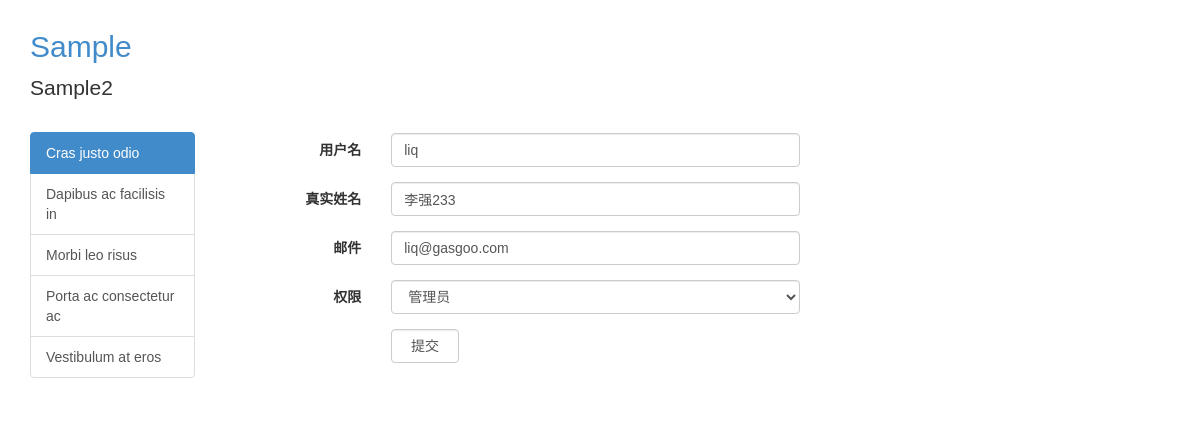
Page /auth/user/edit/2 on the earlier database version.
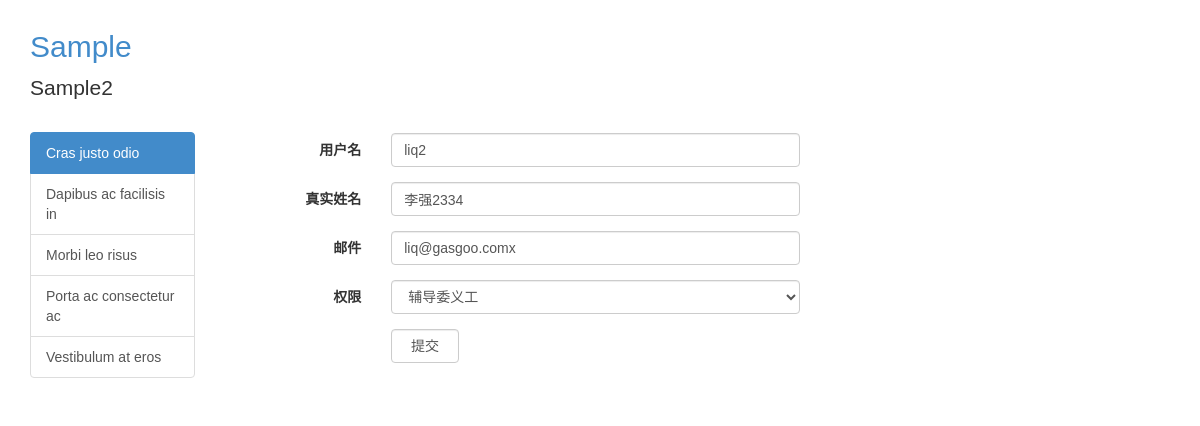
Same page on the later database version.
### putidms/models/user.py (models this page shows, shortened)
class User(UserMixin, db.Model):
    __tablename__ = 'users'
    id = db.Column(db.Integer, primary_key=True, autoincrement=True)
    username = db.Column(db.String(50), nullable=False, unique=True, index=True)
    _password_hash = db.Column('password', db.String(255), nullable=False, server_default=u'')
    realname = db.Column(db.String(255))
    email = db.Column(db.String(255), nullable=False)
    last_login_time = db.Column(db.DateTime, default=datetime.now)
    last_login_ip = db.Column(db.String(50), default='')
    login_count = db.Column(db.Integer, nullable=False, default=0)
    is_active = db.Column(db.Boolean, nullable=False, default=True)
    role_id = db.Column(db.Integer, db.ForeignKey('roles.id'))
    create_user = db.Column(db.Integer)
    create_time = db.Column(db.DateTime)
    update_user = db.Column(db.Integer)
    update_time = db.Column(db.DateTime, default=datetime.utcnow)
    is_delete = db.Column(db.Integer,default=0)
    @property
    def password(self):
        raise AttributeError('password is not a readable attribute.')
    @password.setter
    def password(self, password):
        self._password_hash = generate_password_hash(password)

### putidms/auth/views.py (the view)
@mod.route('/user/edit/<int:id>', methods=['GET', 'POST'])
def user_edit(id):
    user = User.query.get(id)
    form = UserForm(obj=user)
    del form.password
    if form.validate_on_submit():
        form.populate_obj(user)
        db.session.add(user)
        db.session.commit()
        flash(u'编辑用户 %s 成功！' % user.realname, 'success')
        return redirect(url_for('auth.user_list'))
    return render_template('auth/user_edit.html', form=form, user=user)

### putidms/auth/forms.py (shortened to what this page needs)
class UserForm(FlaskForm):
    username = StringField(u'用户名', validators=[ir(u'用户名不能为空。')])
    password = PasswordField(u'密码', validators=[ir(u'密码不能为空。')])
    realname = StringField(u'真实姓名', validators=[ir(u'真实名或法名不能为空。')])
    email = StringField(u'邮件', validators=[ir(u'邮件地址不能为空。')])
    role_id = SelectField(u'权限', coerce=int)
    submit = SubmitField(u'提交')
    def __init__(self, *args, **kwargs):
        super(UserForm, self).__init__(*args, **kwargs)
        role_choices = [(r.id, r.show_name) for r in Role.query.order_by(Role.name).all()]
        role_choices.insert(0, (0, u'请选择权限'))
        self.role_id.choices = role_choices
        self.user = kwargs.get('obj')
        if self.user:
            self.role_id.default = self.user.role_id

### putidms/templates/auth/user_edit.html (shortened to what this page needs)
{% extends "base.html" %}
{% from "_macros.html" import render_field,render_submit_field %}
{% block content %}
<div class="row">
    <div class="col-md-8">
        <form action="{{ url_for('auth.user_edit',id=user.id) }}" method="post" class="form-horizontal" role="form">
            {{ render_field(form.username,"col-md-3","col-md-9") }}
            {{ render_field(form.realname,"col-md-3","col-md-9") }}
            {{ render_field(form.email,"col-md-3","col-md-9") }}
            {{ render_field(form.role_id,"col-md-3","col-md-9") }}
            {{ render_submit_field(form.submit,"col-md-offset-3 col-md-2")}}
        </form>
    </div>
</div>
{% endblock %}

### putidms/templates/_macros.html (shortened to what this page needs)
{% macro render_field(field, left_class='', right_class='',label=None, label_visible=true ) -%}
    <div class="form-group {% if field.errors %}has-error{% endif %} {{ kwargs.pop('class_', '') }}">
        {% if field.type != 'HiddenField' and label_visible %}
            {% if not label %}{% set label=field.label.text %}{% endif %}
            <label for="{{ field.id }}" class="control-label {{ left_class}}">{{ label|safe }}</label>
        {% endif %}
        {% if right_class !='' %}
        <div class="{{ right_class }}">
        {% endif %}
            {{ field(class_='form-control', **kwargs) }}
        {% if right_class !='' %}
        </div>
        {% endif %}
    </div>
{%- endmacro %}
{% macro render_submit_field(field, right_class='', label=None) -%}
    {% if not label %}{% set label=field.label.text %}{% endif %}
    <div class="form-group {% if field.errors %}has-error{% endif %} {{ kwargs.pop('class_', '') }}">
        {% if right_class !='' %}
        <div class="{{ right_class }}">
        {% endif %}
        <input type="submit" class="form-control" value="{{label}}">
        {% if right_class !='' %}
        </div>
        {% endif %}
    </div>
{%- endmacro %}

Differences in the rows shown:
changed User: username "liq" → "liq2"; realname "李强233" → "李强2334"; email "liq@gasgoo.com" → "liq@gasgoo.comx"; role_id "管理员" → "辅导委义工"
